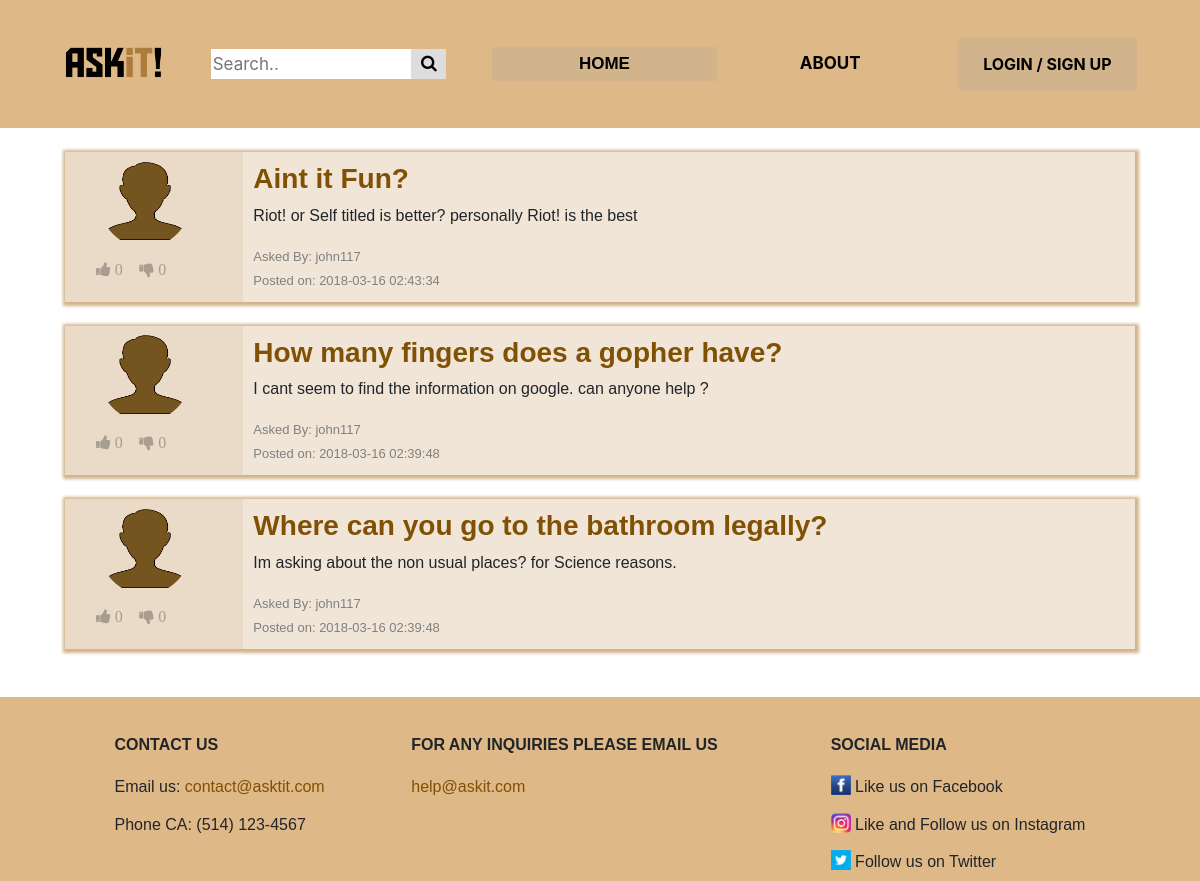
Before: /home_page/homepage.php with the older database file.
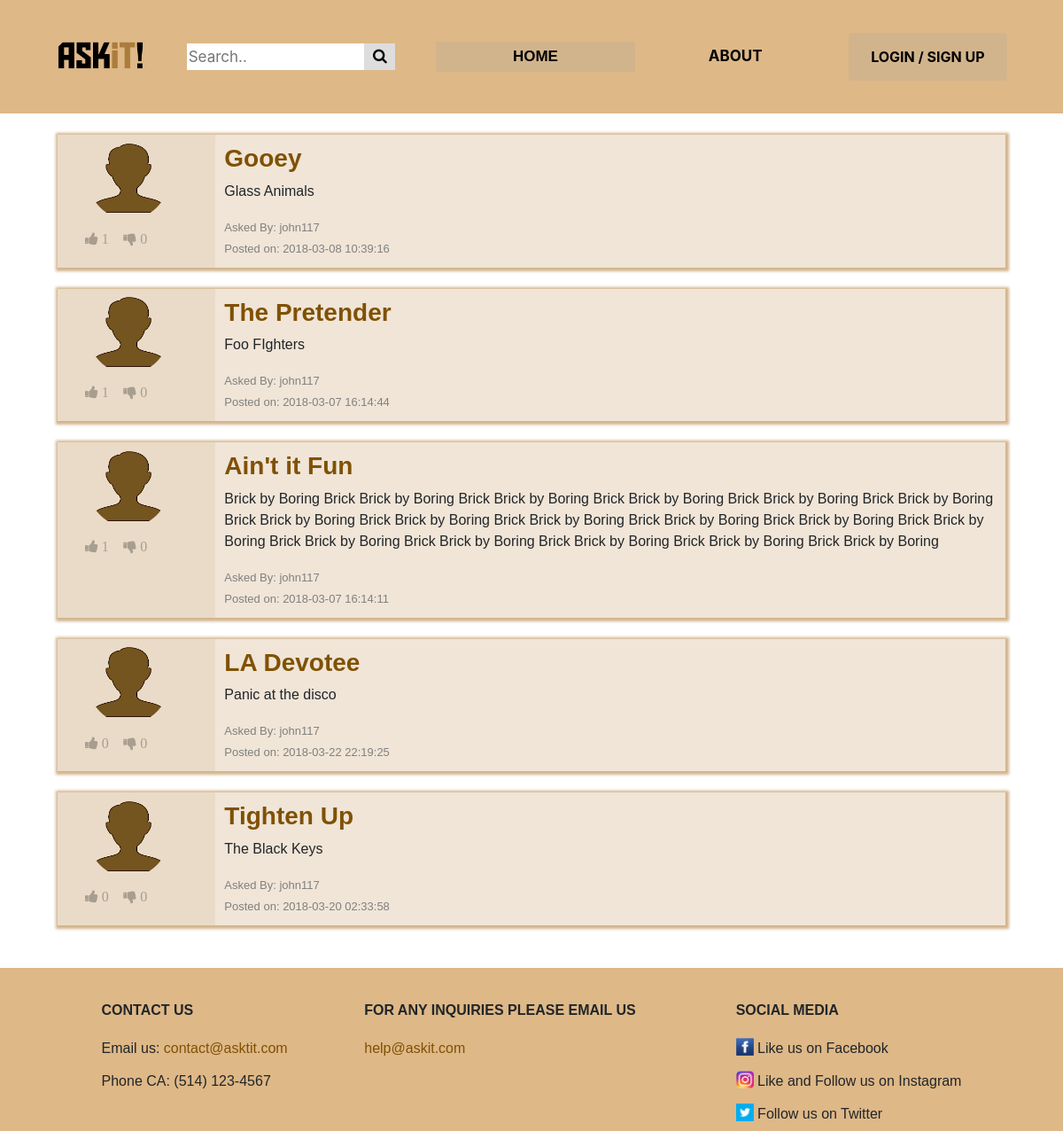
After: the same page with the newer database file.
### tables this page shows
CREATE TABLE IF NOT EXISTS `questions` (
  `id` int(11) NOT NULL AUTO_INCREMENT,
  `account_id` int(11) DEFAULT NULL,
  `header` varchar(100) NOT NULL DEFAULT 'Ain''t it Fun',
  `content` varchar(500) NOT NULL DEFAULT 'Brick by Boring Brick',
  `date` timestamp NOT NULL DEFAULT CURRENT_TIMESTAMP,
  `upvotes` mediumint(8) UNSIGNED NOT NULL DEFAULT '0',
  `downvotes` mediumint(8) UNSIGNED NOT NULL DEFAULT '0',
  `tags` varchar(100) NOT NULL DEFAULT 'noob',
  PRIMARY KEY (`id`),
  KEY `fk_questions_account_id` (`account_id`)
);

CREATE TABLE IF NOT EXISTS `accounts` (
  `id` int(11) NOT NULL AUTO_INCREMENT,
  `username` varchar(20) NOT NULL DEFAULT 'john117',
  `password` varchar(500) DEFAULT NULL,
  `name` varchar(25) NOT NULL DEFAULT 'default name',
  `last_name` varchar(25) NOT NULL DEFAULT 'default  last',
  `gender` set('Male','Female','Other') NOT NULL DEFAULT 'Male',
  `security_one` set('What is the first name of the person you first kissed?','What is the last name of the teacher who gave you your first failing grade?','What is your pets name?','What was the name of your elementary / primary school?','In what city or town does your nearest sibling live?','What was your childhood nickname?','What is the name of your favorite childhood friend?') DEFAULT 'What is the first name of the person you first kissed?',
  `security_two` set('In what city or town did your mother and father meet?','What is the middle name of your oldest child?','What is your favorite team?','What is your favorite movie?','What was your favorite sport in high school?','What was your favorite food as a child?','Who is your childhood sports hero?','What was the name of the company where you had your first job?') NOT NULL DEFAULT 'In what city or town did your mother and father meet?',
  `answer_one` varchar(20) NOT NULL DEFAULT 'a1',
  `answer_two` varchar(20) NOT NULL DEFAULT 'a2',
  `bio` varchar(500) NOT NULL DEFAULT 'Training to be like goku',
  `profession` set('Gamer','Student','Potatoe','Teacher','Professor','Hipster','Trainer','Sloth') NOT NULL DEFAULT 'Potatoe',
  `pin` varchar(4) DEFAULT NULL,
  `profile_picture_path` varchar(500) NOT NULL DEFAULT '../img/avatar2.png',
  PRIMARY KEY (`id`),
  UNIQUE KEY `username` (`username`)
);

### private/controllers/Vote.php (called while the page is built, shortened)
<?php
class Vote{
	public static function getClass($vote){
		return null;
	}
}

### public_html/home_page/homepage.php (the view, shortened to what this page needs)
<?php
  require "../../private/controllers/Vote.php";
  if($_SERVER["REQUEST_METHOD"] == "POST"){
    $log->lwrite("POST METHOD. for homepage.php");
  }
  else if($_SERVER["REQUEST_METHOD"] == "GET"){
    include('header.php');
    include_once('..\..\private\controllers\FavouriteController.php');
    echo "<link rel='stylesheet' type='text/css' href='../css/homepage.css'>";
      	$votes=[];
        $servername = $config['servername'];
        $username = $config['username'];
        $password = $config['password'];
        $dbname = $config['dbname'];
        $con = mysqli_connect($servername, $username, $password, $dbname) or die("Connection Failed");
   		$result = mysqli_query($con,"SELECT questions.*, accounts.username,accounts.profile_picture_path FROM questions AS questions INNER JOIN accounts ON accounts.id=questions.account_id ORDER BY upvotes DESC, downvotes, date DESC");
      echo "<main>";
      echo "<br><div class='container'>";
 		 while($info = mysqli_fetch_array($result,MYSQLI_ASSOC)) {
 		 	$vote=getVote($votes,$info['id']);
	        if($info['id']==$vote['ref_id']){
	          $vote_class=Vote::getClass($vote);
	        }else{
	          $vote_class=Vote::getClass(false);
	        }
	        echo "
	          <div class='form-group row questionBlock'>
              <div class='col-md-2 '>";
                $file_path=$info['profile_picture_path'];
            echo "<div class='col-md-10'><img class='circle_img' src=".$file_path."></div>";
            echo"
	            <div class='details vote_btns ".$vote_class." '>
  	            <form action= '.\Like.php?ref=questions&ref_id=".$info['id']."&vote=1&page=homepage.php' method='POST'>
  	              <button type='submit' class='vote_btn vote_like' ";
  	              if(!isset($_SESSION['userid'])){
  	              	echo "disabled";
  	              }
  	            echo "><i class='fa fa-thumbs-up'> ". $info['upvotes'] . "</i></button>
  	            </form>
  	            <form action='.\Like.php?ref=questions&ref_id=".$info['id']."&vote=-1&page=homepage.php' method='POST'>
  	              <button type='submit' class='vote_btn vote_dislike' ";
  	              if(!isset($_SESSION['userid'])){
  	              	echo "disabled";
  	              }
  	            echo "><i class='fa fa-thumbs-down'> ". $info['downvotes'] . "</i></button>
  	              </form>";
  	            echo "</div></div>
  	            <div class='col-md-10 question'>
  	              <div>
  	              <a href='questionThreadPage.php?questionid=".$info['id']."'>
  	                <h3><strong>" . $info['header'] . "</strong></h3></a>
  	              </div>
  	              <p>" . $info['content'] . "
  	              </p>
  	              <span class = questionByDetail>Asked By: " .$info['username']. "<br>
  	              Posted on: " . $info['date'] . "</span>
	            </div>
	          </div><br>";
      		}
      echo '</div></main>';
  }
  function getVote($votes,$info_id){
      return false;
    }
  include("footer.php");
?>

### public_html/home_page/header.php (shortened to what this page needs)
<!DOCTYPE HTML>
<html>
  <head>
    <link rel="stylesheet" href="https://cdnjs.cloudflare.com/ajax/libs/font-awesome/4.7.0/css/font-awesome.min.css">
    <link rel="stylesheet" href="https://maxcdn.bootstrapcdn.com/bootstrap/4.0.0/css/bootstrap.min.css">
    <link rel="stylesheet" type="text/css" href="../css/header.css">
  </head>
  <body>
    <header>
      <div class="navbar navbar-inverse menu">
        <div class="col-lg-2 no-padding">
          <a href="homepage.php"><img class="col-lg-12 no-padding"
          src="../img/newlogo.png" alt=""/></a>
        </div>
        <div class="col-lg-10 container-fluid">
          <div class="col-lg-3 row search-container">
            <form method="get" action="search.php">
              <input type="text" placeholder="Search.." name="search">
              <button type="submit" value="search"><i class="fa fa-search"></i></button>
            </form>
          </div>
          <div class="row col-lg-9 no-padding menubar">
                <?php include("menu_template.php");?>
          </div>
        </div>
      </div>
    </header>
  </body>
</html>

### public_html/home_page/menu_template.php (shortened to what this page needs)
<!DOCTYPE HTML>
<html>
	<head>
    	<link rel="stylesheet" type="text/css" href="../css/header.css">
    </head>
 	<body>
		<?php
		$index="myButtons";
		$about="myButtons";
		$logout="myButtons";
		$menuLinkid= basename($_SERVER['PHP_SELF'],".php");
		if($menuLinkid=="homepage"){
			$index='myActiveButton';
		}else if($menuLinkid=="about"){
			$about='myActiveButton';
		}else if($menuLinkid=="favorites"){
			$favorites='myActiveButton';
		}else if($menuLinkid=="myquestions"){
			$myquestions='myActiveButton';
		}
		?>
		<div class="col-lg-4 <?php echo $index;?>">
			<a class="<?php echo $index;?>"href="homepage.php">Home</a>
		</div>
		<div class="col-lg-4 <?php echo $about;?>">
			<a class="<?php echo $about;?>"href="about.php">About</a>
		</div>
		<div class="col-lg-4">
			<?php
			if(isset($_SESSION['username'])) {
				?>
				<div class="dropdown">
	  				<button class="dropbtn"> <?php echo "Hi, " .$_SESSION['username']. " !"; ?> </button>
	  				<div class="dropdown-content">
	    				<a href="profile.php">My Profile</a>
	    				<a href="myquestions.php">My Questions</a>
	    				<a href="favorites.php">Favorites</a>
	    				<a href="logout.php">Logout</a>
	  				</div>
				</div>
				<!--<div class="col-lg-2 <?php echo $logout;?>">
					<a class="<?php echo $logout;?>"href="logout.php">Logout</a>
				</div>-->
				<?php
			} else {
				?>
				<button class="btn loginButton" onclick="location.href='../login_register/loginregister.php';"/>Login / Sign Up</button>
				<?php
			}
		?>
		</div>
	</body>
	</html>

### public_html/home_page/footer.php (shortened to what this page needs)
<html>
  <head>
    <link rel="stylesheet" type="text/css" href="../css/footer.css">
  </head>
  <body>
    <div id = "footer">
      <div class ="container">
        <table class = "footerTable" align = "center" >
        <tr>
          <th class="contactUsPadding"><br>CONTACT US</th>
          <th class="emailUsPadding"><br>FOR ANY INQUIRIES PLEASE EMAIL US</th>
          <th><br>SOCIAL MEDIA</th>
        </tr>
        <tr>
          <td>Email us: <a href="mailto:contact@asktit.com">contact@asktit.com</a></td>
          <td><a href="mailto:help@askit.com">help@askit.com</a></td>
          <td><img src="../img/facebook.png" alt="" width="20" height="20" /><a>&nbsp;Like us on Facebook</a></td>
        </tr>
        <tr>
          <td>Phone CA: (514) 123-4567&nbsp;</td>
          <td> </td>
          <td><img src="../img/instagram.png" alt="" width="20" height="20" /> <a>&nbsp;Like and Follow us on Instagram</a></td>
        </tr>
        <tr>
          <td>   </td>
          <td>   </td>
          <td><img src="../img/twitter.png" alt="" width="20" height="20" /><a>&nbsp;Follow us on Twitter</a></td>
        </tr>
        </table>
      </div>
    </div>
  </body>
</html>

### public_html/css/header.css (style rules this page uses)
.menu { background-color: #DEB887; text-transform: uppercase; font-weight: bold; height: 100%; }
.container { position: relative; max-width: 1100px; font-family: helvetica, sans-serif; }
.container img { float: left; }
.search-container { float: left; padding: 0; }
.search-container form { width: 100%; }
.search-container input[type=text] { font-size: 17px; border: none; width: 85%; height: 30px; }
.search-container button { float: right; background: #ddd; font-size: 17px; border: none; cursor: pointer; height: 30px; width: 15%; }
.myButtons { color: black; text-decoration: none; text-align: center; font-size: 17px; margin: auto 0; padding: 4px; }
.myActiveButton { background-color: #D2B48C; color: black; text-decoration: none; text-align: center; font-size: 17px; margin: auto 0; padding: 4px; font-family: arial; }
.loginButton { background-color: #D2B48C; text-transform: uppercase; text-align: center; font-weight: bold; color: black; border: none; cursor: pointer; margin: auto 0; padding: 15px 25px; }
html, body { height: 100%; }
header { height: 18%; }

### public_html/css/homepage.css (style rules this page uses)
.questionBlock { background-color: #eadbc8; display: flex; flex-direction: row; justify-content: space-between; max-width: 1100px; margin: auto; -webkit-box-shadow: 1px 1px 3px 3px #D2B48C; box-shadow: 1px 1px 3px 3px #D2B48C; }
.details { height: auto; order: 1; align-self: center; padding: 10px; }
.question { order: 2; width: 90%; background-color: #F0E5D7; padding:10px; }
.vote_btns { float:left; padding-top: 3.2%; padding-bottom: 3%; }
.vote_btns form { display: inline-block; }
.vote_btn { border: none; cursor:pointer; background: transparent; }
.questionByDetail { color: #808080; font-size: 13px; }
.circle_img { width:100px; height:100px; border-radius: 50%; padding: 5%; }

### public_html/css/footer.css (style rules this page uses)
body { margin:0; padding:0; height:100%; }
#footer { position: relative; background-color: #DEB887; width: 100%; margin-top: 2%; bottom: 0; }
.container { min-height:100%; font-family: helvetica, sans-serif; }
.footerTable { height: 184px; }
.contactUsPadding { padding-right: 12em; }
.emailUsPadding { padding-right: 7em; }
.navbar { padding-top: 0%; padding-bottom: 0%; }
html, body { height: 100%; }
header { height: 16%; }
main { min-height: 57%; }
a { color: #805104; }

Changed rows visible on the page:
removed questions: account.profile_picture_path (picture), upvotes "0", downvotes "0", header "Aint it Fun?", content "Riot! or Self titled is better? personally Riot! is the best", account.username "john117", date "2018-03-16 02:43:34"
removed questions: account.profile_picture_path (picture), upvotes "0", downvotes "0", header "Where can you go to the bathroom legally?", content "Im asking about the non usual places? for Science reasons.", account.username "john117", date "2018-03-16 02:39:48"
added questions: account.profile_picture_path (picture), upvotes "1", downvotes "0", header "Gooey", content "Glass Animals", account.username "john117", date "2018-03-08 10:39:16"
now on this page (row edited): questions: account.profile_picture_path (picture), upvotes "1", downvotes "0", header "The Pretender", content "Foo FIghters", account.username "john117", date "2018-03-07 16:14:44"
changed questions: upvotes "0" → "1"; header "How many fingers does a gopher have?" → "Ain't it Fun"; content "I cant seem to find the information on google. can anyone help ?" → "Brick by Boring Brick Brick by Boring Brick Brick by Boring Brick Brick by Boring Brick Brick by Boring Brick Brick by Boring Brick Brick by Boring Brick Brick by Boring Brick Brick by Boring Brick Brick by Boring Brick Brick by Boring Brick Brick by Boring Brick Brick by Boring Brick Brick by Boring Brick Brick by Boring Brick Brick by Boring Brick Brick by Boring"; date "2018-03-16 02:39:48" → "2018-03-07 16:14:11"
added questions: account.profile_picture_path (picture), upvotes "0", downvotes "0", header "LA Devotee", content "Panic at the disco", account.username "john117", date "2018-03-22 22:19:25"
added questions: account.profile_picture_path (picture), upvotes "0", downvotes "0", header "Tighten Up", content "The Black Keys", account.username "john117", date "2018-03-20 02:33:58"
